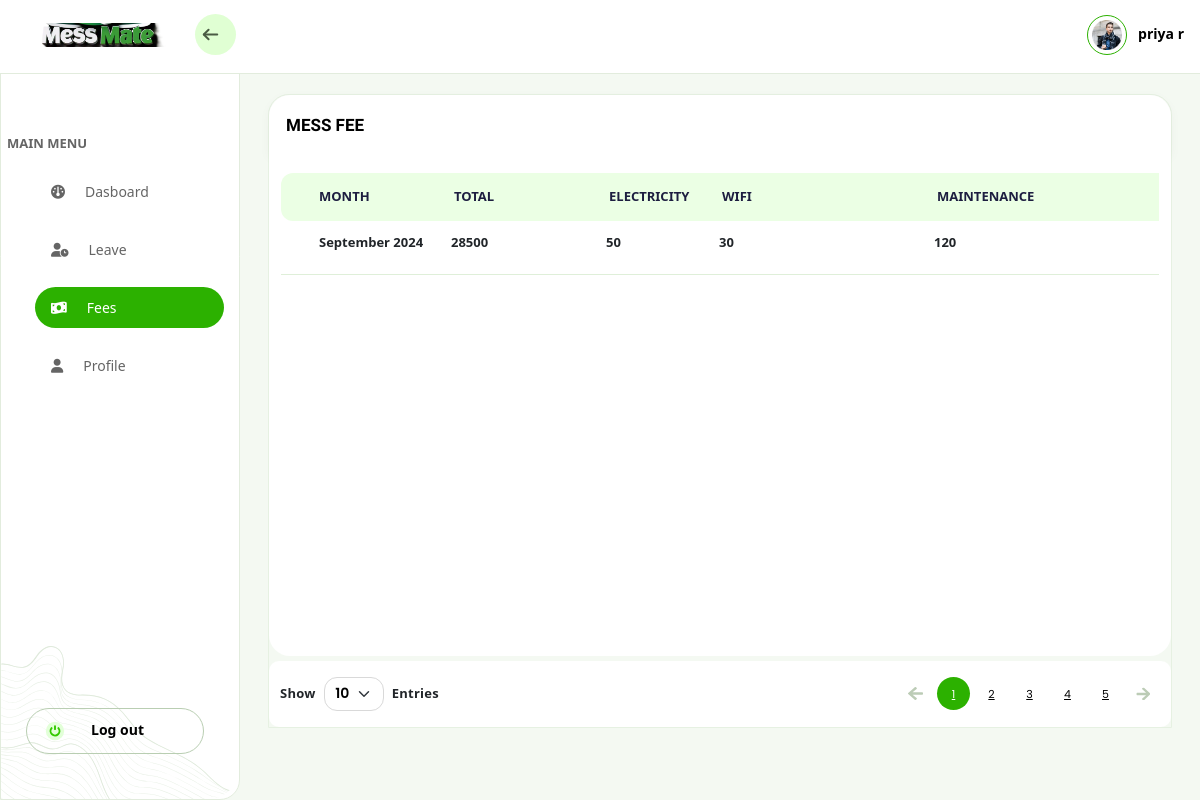
Before: /student/list_bills/ (signed in) with the older database file.
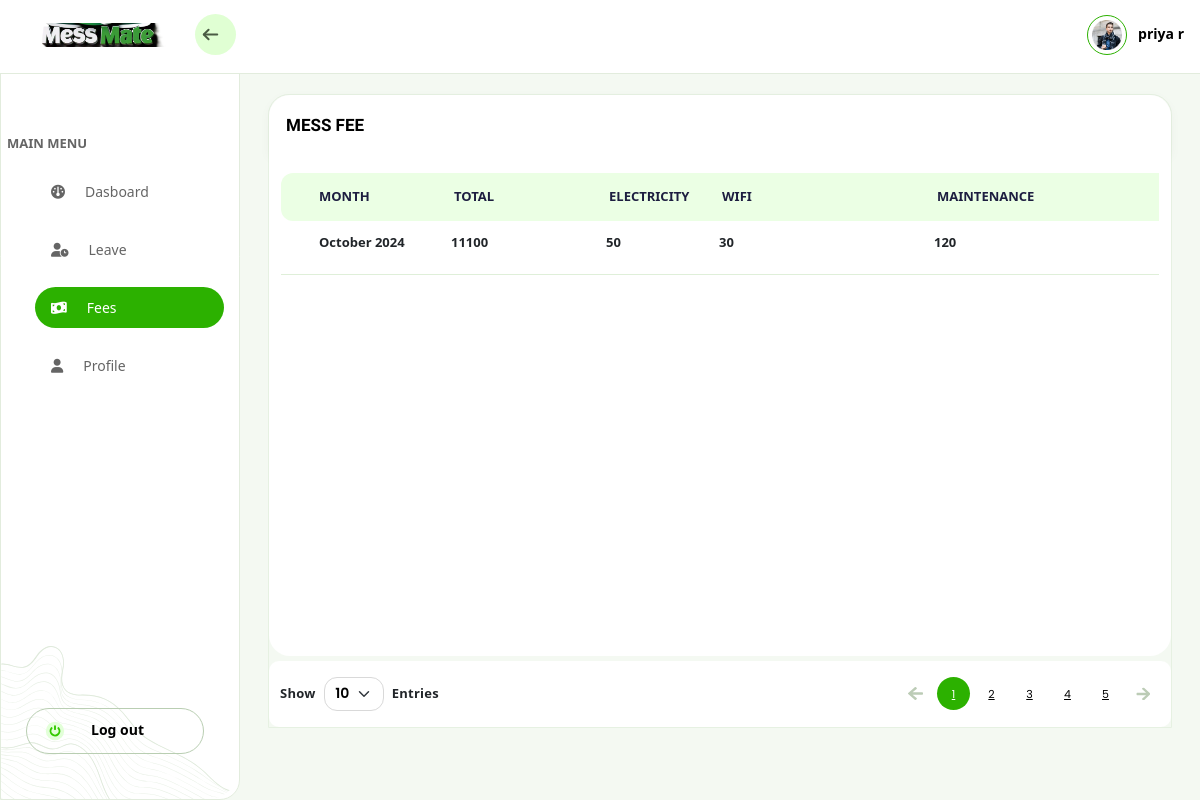
After: the same page with the newer database file.
### mess_app/models.py (models this page shows, shortened)
class CustomUser(AbstractUser):
       GENDER_CHOICES = [
        ('M', 'Male'),
        ('F', 'Female'),
    ]
       COURSE_CHOICES = [
        ('CSE', 'B.Tech(Computer Science Engineering) '),
        ('EC', 'B.Tech(Electronics & Communication Engineering)'),
        ('EEE', 'B.Tech(Electrical & Electronics Engineering)'),
        ('CHE', 'Diploma in Computer Hardware Engineering'),
        ('EL', 'Diploma in Electronics Engineering'),
        ('DEEE', 'Diploma in Electrical & Electronics Engineering'),
        ('MCA', 'MCA'),
    ]
       email = models.EmailField(unique=True)
       dob=models.DateField(blank=False, null=True)
       gender=models.CharField(max_length=1, choices=GENDER_CHOICES,blank=False, null=True)
       address=models.TextField(blank=False, null=True)
       course = models.CharField(max_length=4, choices=COURSE_CHOICES,blank=False, null=True)
       reg_no=models.CharField(max_length=15,unique=True,blank=False, null=True)
       sem=models.PositiveIntegerField(blank=False, null=True)
       start_year = models.IntegerField(blank=False,null=True)
       end_year = models.IntegerField(blank=False,null=True)
       ph_no=models.CharField(max_length=15,blank=False, null=True)
       guard_name=models.CharField(max_length=100,blank=False, null=True)
       guard_phn=models.CharField(max_length=15,blank=False, null=True)
       is_active = models.BooleanField(default=False)
       past_stud= models.BooleanField(default=False,blank=True,null=True)

### student/models.py (models this page shows, shortened)
class HostelBillDetail(models.Model):
    student = models.ForeignKey(CustomUser, on_delete=models.CASCADE)
    total_amount = models.DecimalField(max_digits=10, decimal_places=2)
    bill_details = models.TextField()
    generated_date = models.DateTimeField(auto_now_add=True)
    billing_month = models.DateField()
    electricity = models.IntegerField(null=True,blank=True)
    broadband = models.IntegerField(null=True,blank=True)
    maintenence =models.IntegerField(null=True,blank=True)
    total = models.IntegerField(null=True,blank=True)
    paid_amount = models.DecimalField(max_digits=10, decimal_places=2, default=0.00)  # Change to DecimalField for precision
    transactionID = models.TextField(blank=True, default='')  # Store multiple transaction IDs
    status = models.CharField(max_length=20, choices=[
        ('paid', 'Paid'),
        ('mark_as_paid', 'mark_as_paid'),
        ('partially_paid', 'partially_paid'),
        ('unpaid','unpaid')
    ], default='unpaid')  # Default status set to 'unpaid'
    due = models.DecimalField(max_digits=10, decimal_places=2, default=0.00)  # Amount due
    class Meta:
        ordering = ['-generated_date']

### student/views.py (the view)
# urls.py: path('list_bills/', views.list_bills, name='list_bills'),
@login_required  # Ensure the user is logged in
def list_bills(request):
    if request.user.is_staff:  # Admin users can see all bills
        bills = HostelBillDetail.objects.all()
        return render(request, 'generatedBills.html', {'bills': bills})
    else:  # Regular users can only see their own bills
        bills = HostelBillDetail.objects.filter(student=request.user)
        return render(request, 'student/fees.html', {'bills': bills})

### mess_app/context_processors.py (called while the page is built)
def admin_status(request):
    return {
        'profile': request.user,  # Adjust this logic if needed
    }

### templates/student/fees.html (shortened to what this page needs)
{% extends "navbar.html" %}
{% load static %}
{% block table %}
<div class="db-rt-outer">
    <div class="db-rt-cont-area">
        <div class="top-panel-wrp">
            <div class="title">MESS FEE</div>
        </div>
        <div class="common-table-wrp">
            <div class="table-responsive">
                <table class="table common-table-listing">
                    <thead>
                        <tr>
                            <th scope="col" class="client">MONTH</th>
                            <th scope="col" class="title">TOTAL</th>
                            <th scope="col" class="link">ELECTRICITY</th>
                            <th scope="col" class="phone">WIFI</th>
                            <th scope="col" class="mail">MAINTENANCE</th>
                            <th scope="col" class="mail">STATUS</th>
                          </tr>
                    </thead>
                    <tbody>
                        {% for bill in bills %}
                        <tr>
                            <td>{{ bill.billing_month|date:"F Y" }}</td>
                            <td>{{ bill.total }}</td>
                            <td>{{ bill.electricity }}</td>
                            <td>{{ bill.broadband }}</td>
                            <td>{{ bill.maintenence }}</td>
                            <td>{{ bill.status }}</td>
                            </tr>
                      {% endfor %}
                    </tbody>
                </table>
            </div>
        </div>
        <div class="pagination-wrp">
            <div class="sort">
                Show
                <select class="page-sort form-select" name="" id="">
                    <option value="">10</option>
                </select>
                Entries
            </div>
            <div class="page-navigate">
                <a href="#" class="arrow-nav prev"><img src="img/pagination-arrow.svg" alt=""></a>
                <a href="#" class="counts active">1</a>
                <a href="#" class="counts">2</a>
                <a href="#" class="counts">3</a>
                <a href="#" class="counts">4</a>
                <a href="#" class="counts">5</a>
                <a href="#" class="arrow-nav next"><img src="img/pagination-arrow.svg" alt=""></a>
            </div>
        </div>
    </div>
</div>
{% endblock %}

### templates/navbar.html (shortened to what this page needs)
{% extends "base.html" %}
{% load static %}
{% block style %}
<link rel="stylesheet" href="https://cdnjs.cloudflare.com/ajax/libs/font-awesome/6.0.0-beta3/css/all.min.css">
<link rel="stylesheet" href="{% static 'css/common.css' %}">
<link rel="stylesheet" href="{% static 'css/header-sidebar.css' %}">
<link rel="stylesheet" href="{% static 'css/common-table-listing.css' %}">
<link rel="stylesheet" href="{% static 'css/common-modal.css' %}">
{% endblock %}
{% block content %}
<div class="outer-main">
    <div class="left-side-nav" id="sidebar">
        <div class="main-nav" style='padding-right:15px;padding-left:6px;'>
            <div class="nav-title">
                MAIN MENU
            </div>
            {% if profile.is_superuser %}
            <ul class="menu-ul" style="padding-right: 15px;padding-left: 5px;">
                <li>
                    <a  href="{% url 'warden-dashboard' %}" class="nav-link">
                        <span class="nav-icon"><i class="fas fa-gauge"></i></span>
                        <span class="nav-txt">Dasboard</span>
                    </a>
                </li>
                <li class="nav-item">
                    <a  href="{% url 'active_students' %}" class="nav-link">
                        <span class="nav-icon"><i class="fas fa-user-graduate "></i></span>
                        <span class="nav-txt ">Students</span>
                    </a>
                </li>
            <li class="nav-item">
                <a href="{% url 'registered-students' %}" class="nav-link" aria-current="page">
                <span class="nav-icon"><i class="fas fa-user-check"></i></span>
                <span class="nav-txt fSize" >Registered Students</span>
                </a>
            </li>
            <li>
                <a href="{% url 'past_students' %}" class="nav-link" >
                    <span class="nav-icon"><i class="fas fa-user-times"></i></span>
                    <span class="nav-txt">Vacated Students</span>
                </a>
            </li>
            <li class="nav-item">
                <a href="{% url 'leave_applications' %}" class="nav-link" aria-current="page">
                <span class="nav-icon"><i class="fas fa-calendar-check"></i></span>
                <span class="nav-txt" >Student Leave</span>
                </a>
            </li>
            {% comment %} <li class="nav-item">
                <a href="{% url 'employee_list' %}" class="nav-link" aria-current="page">
                <span class="nav-icon"><i class="fas fa-user-tie"></i></span>
                <span class="nav-txt" >Employee</span>
                </a>
            </li>
            <li class="nav-item">
                <a href="{% url 'add_employee_leave' %}" class="nav-link" aria-current="page">
                <span class="nav-icon"><i class="fas fa-user-clock"></i></span>
                <span class="nav-txt" >Employee Leave</span>
                </a>
            </li> {% endcomment %}
            <li class="nav-item">
                <a href="{% url 'expenditure_list' %}" class="nav-link" aria-current="page">
                <span class="nav-icon"><i class="fas fa-file-invoice"></i></span>
                <span class="nav-txt" >Expenditure Details</span>
                </a>
            </li>
            <li class="nav-item">
                <a href="{% url 'hostel_bill_settings' %}" class="nav-link" aria-current="page">
                <span class="nav-icon"><i class="fas fa-sliders-h"></i></span>
                <span class="nav-txt fSize" >Hostel fee Settings</span>
                </a>
            </li>
            <li>
                <a href="{% url 'list_bills' %}" class="nav-link" >
                    <span class="nav-icon"><i class="fas fa-money-bill-wave"></i></span>
                    <span class="nav-txt">Mess Fee</span>
                </a>
            </li>
            </ul>
            {% else %}
            <ul class="menu-ul">
                <li>
                    <a  href="{% url 'student-dashboard' %}" class="nav-link">
                        <span class="nav-icon"><i class="fas fa-gauge"></i></span>
                        <span class="nav-txt">Dasboard</span>
                    </a>
                </li>
            <li class="nav-item">
                <a href="{% url 'leave_applications' %}" class="nav-link" aria-current="page">
                <span class="nav-icon"><i class="fas fa-user-clock"></i></span>
                <span class="nav-txt" >Leave</span>
                </a>
            </li>
            <li>
                <a href="{% url 'list_bills' %}" class="nav-link" >
                    <span class="nav-icon"><i class="fas fa-money-bill-wave"></i></span>
                    <span class="nav-txt">Fees</span>
                </a>
            </li>
            <li>
                <a href="{% url 'profile' %}" class="nav-link" >
                    <span class="nav-icon"><i class="fas fa-user"></i></span>
                    <span class="nav-txt">Profile</span>
                </a>
            </li>
            </ul>
            {% endif %}
        </div>
        <div class="log-action-blk" style="margin-top: 7px;">
          <a href="{% url 'logout' %}" class="log-wrp">
            <span class="log-icon"><img src="{% static 'img/logout-icon-dash.svg' %}" alt=""></span>
            <span class="log-status">Log out</span>
          </a>
        </div>
    </div>
    <div class="right-panel" id="rightPanel">
        <div class="top-nav">
            <div class="inner-wrp">
                <div class="left-sec">
                    <a href="/" class="navbar-brand">
                        <img src="{% static 'img/mess.png' %}" style="height: 24px;max-width: unset;width: 150px;" alt="">
                    </a>
                    <span class="navigation-icon toggle">
                        <img src="{% static 'img/arrow-left-side-nav.svg' %}" style="margin-left: 5px;margin-right:15px" alt="">
                    </span>
                </div>
                <div class="profile-info-rt">
                    <div class="prof-img-wrp">
                        <img src="{% static 'img/profile-user-img.png' %}" alt="User Image" class="prof-img">
                    </div>
                    <div class="prf-dtl">
                        <span class="prof-name">{{profile.first_name}} {{profile.last_name}}</span>
                    </div>
                </div>
            </div>
        </div>
        {% block table %}{% endblock %}
    </div>
</div>
{% endblock %}

### templates/base.html (shortened to what this page needs)
<!DOCTYPE html>
<html lang="en">
<head>
    {% block style %}
    {% endblock %}
    <link href="https://cdn.jsdelivr.net/npm/bootstrap@5.3.0-alpha1/dist/css/bootstrap.min.css" rel="stylesheet">
</head>
<body>
    <div class="">
        <main>
            {% block content %}{% endblock %}
        </main>
    </div>
    <link rel="stylesheet" href="https://cdnjs.cloudflare.com/ajax/libs/toastr.js/latest/toastr.min.css" />
</body>
</html>

### static/css/common.css (style rules this page uses)
:root { --colorPrimary: #34CA00;--colorPrHover: #2cb100;--colorPrLight: #CCFFBB;--colorSecondary: #C3DEB9;--colorSecLight: #CEFFBD;--selectedBG: #E5FFDC;--txtColor: #000000;--txtLight: #4A5B44;--btnSecColor: #264919;--borderLight: #CCDFC5;--db-outr-brdr: #E6F1E2;--bgWhite: #fff;--dbRtBg: #F4F9F2;--titleWrpBoxShadow:#0000000A;--eclipseBorder: #DFEFD9;--txtWhite: #fff;--tableHeaderBg: #EBFFE4;--tableThTxt: #1D1E40;--tableRowBorder: #DFEFD9;--selectBorder:#D9D9D9;--formLabelColor: #4A5A44;--planCardBorder: #E1F0DB;--sideNavTxt:#656565;--logoutBorder:#B9CEB2;--navBg:#E0FFD3;--hdrBorder:#E2ECDD;--cardBorder: #74DD4F;--pricingCardHead: #E3FFD980;--btnLight: #E4F9DD;--accordianBorder: #ACFC90;--txtWhite: #fff;--cancelSub:#EFA4A4;--redHover:#c81010;--uploadBg: #F5FFF2;--expired:#FF6A6A;--used:#FFC43A;--copyBorder: #D2E9C9;--imgBoxShadow: #2D392926;--formBorder: #AEE59B;--tabShadow: #34CA0026 }
html,body { padding:0;margin:0 }
img { max-width:100% }
a { text-decoration:none }
ul,ol { padding:0;margin-top:0;margin-bottom:0;list-style:none }
body,html { font-family:"Raleway",sans-serif;font-size:14px;font-weight:400 }

### static/css/common-modal.css (style rules this page uses)
:root { --colorPrimary: #34CA00;--colorPrHover: #2cb100;--colorPrLight: #CCFFBB;--colorSecondary: #C3DEB9;--colorSecLight: #CEFFBD;--selectedBG: #E5FFDC;--txtColor: #000000;--txtLight: #4A5B44;--btnSecColor: #264919;--borderLight: #CCDFC5;--db-outr-brdr: #E6F1E2;--bgWhite: #fff;--dbRtBg: #F4F9F2;--titleWrpBoxShadow:#0000000A;--eclipseBorder: #DFEFD9;--txtWhite: #fff;--tableHeaderBg: #EBFFE4;--tableThTxt: #1D1E40;--tableRowBorder: #DFEFD9;--selectBorder:#D9D9D9;--formLabelColor: #4A5A44;--planCardBorder: #E1F0DB;--sideNavTxt:#656565;--logoutBorder:#B9CEB2;--navBg:#E0FFD3;--hdrBorder:#E2ECDD;--cardBorder: #74DD4F;--pricingCardHead: #E3FFD980;--btnLight: #E4F9DD;--accordianBorder: #ACFC90;--txtWhite: #fff;--cancelSub:#EFA4A4;--redHover:#c81010;--uploadBg: #F5FFF2;--expired:#FF6A6A;--used:#FFC43A;--copyBorder: #D2E9C9;--imgBoxShadow: #2D392926;--formBorder: #AEE59B;--tabShadow: #34CA0026 }
html,body { padding:0;margin:0 }
img { max-width:100% }
a { text-decoration:none }
ul,ol { padding:0;margin-top:0;margin-bottom:0;list-style:none }

### templates/base.html (style rules this page uses)
body { background-color: #f8f9fa; }

Changed rows visible on the page:
removed HostelBillDetail: billing_month "September 2024", total "28500", electricity "50", broadband "30", maintenence "120"
added HostelBillDetail: billing_month "October 2024", total "11100", electricity "50", broadband "30", maintenence "120"
